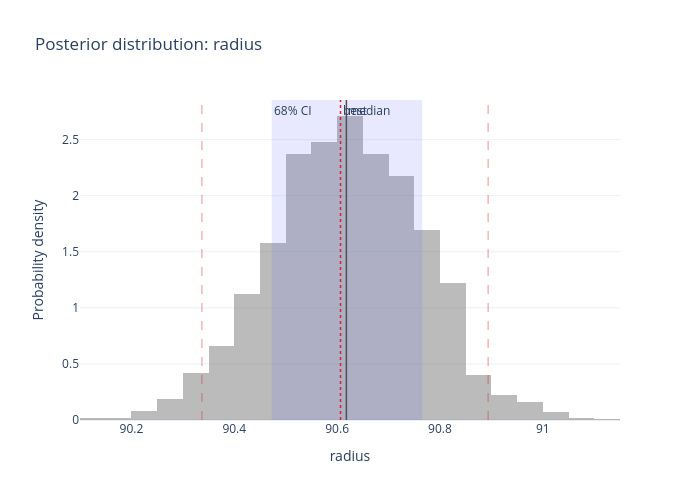

Notebook code cell kept with this figure:
### Code cell
print('\nGenerating marginal posterior for radius...')
fitter.plot_param_distribution('radius')

### Figure 1 — Plotly figure (JSON) as saved in the notebook; plotly's stock layout.template omitted (floating-point values rounded to 4 significant figures; data arrays with more than 128 entries replaced by an {"elided": "..."} marker saying what was removed)
{"data": [{"histnorm": "probability density", "marker": {"color": "rgba(120, 120, 120, 0.5)"}, "name": "Marginal density", "nbinsx": 50, "type": "histogram", "x": {"elided": "8130 float values"}}], "layout": {"annotations": [{"showarrow": false, "text": "68% CI", "x": 90.47, "xanchor": "left", "xref": "x", "y": 1, "yanchor": "top", "yref": "y domain"}, {"showarrow": false, "text": "median", "x": 90.62, "xanchor": "left", "xref": "x", "y": 1, "yanchor": "top", "yref": "y domain"}, {"showarrow": false, "text": "best", "x": 90.61, "xanchor": "left", "xref": "x", "y": 1, "yanchor": "top", "yref": "y domain"}], "height": 500, "shapes": [{"fillcolor": "rgba(99, 110, 250, 0.15)", "line": {"width": 0}, "type": "rect", "x0": 90.47, "x1": 90.77, "xref": "x", "y0": 0, "y1": 1, "yref": "y domain"}, {"line": {"color": "rgba(214, 39, 40, 0.5)", "dash": "dash", "width": 1}, "type": "line", "x0": 90.34, "x1": 90.34, "xref": "x", "y0": 0, "y1": 1, "yref": "y domain"}, {"line": {"color": "rgba(214, 39, 40, 0.5)", "dash": "dash", "width": 1}, "type": "line", "x0": 90.89, "x1": 90.89, "xref": "x", "y0": 0, "y1": 1, "yref": "y domain"}, {"line": {"color": "rgb(80, 80, 80)", "width": 1.5}, "type": "line", "x0": 90.62, "x1": 90.62, "xref": "x", "y0": 0, "y1": 1, "yref": "y domain"}, {"line": {"color": "rgb(214, 39, 40)", "dash": "dot", "width": 1.5}, "type": "line", "x0": 90.61, "x1": 90.61, "xref": "x", "y0": 0, "y1": 1, "yref": "y domain"}], "showlegend": false, "title": {"text": "Posterior distribution: radius"}, "width": 700, "xaxis": {"title": {"text": "radius"}}, "yaxis": {"title": {"text": "Probability density"}}}}
